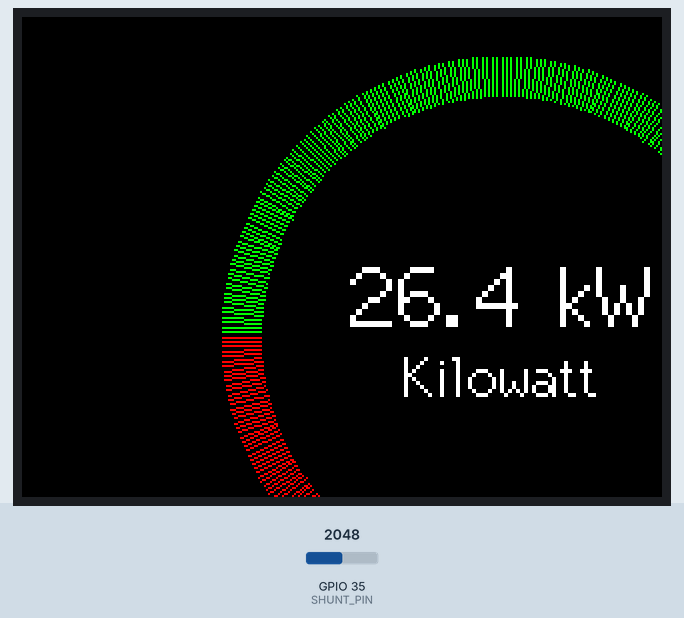
A sketch run on a simulated ESP32. On the bench: 320×240 colour display. The inputs (shaded band) are chosen by the test bench; at power-on: GPIO 35 (SHUNT_PIN) = 2048.

Above: at 1.4 s.
1.5 s: GPIO 35 (SHUNT_PIN) set to 85
At 2.8 s:
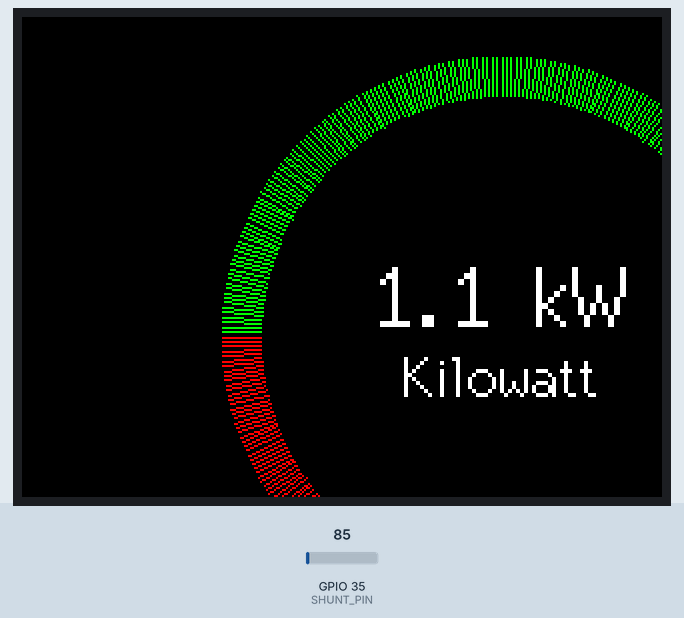
4.5 s: GPIO 35 (SHUNT_PIN) set to 70
At 5.8 s:
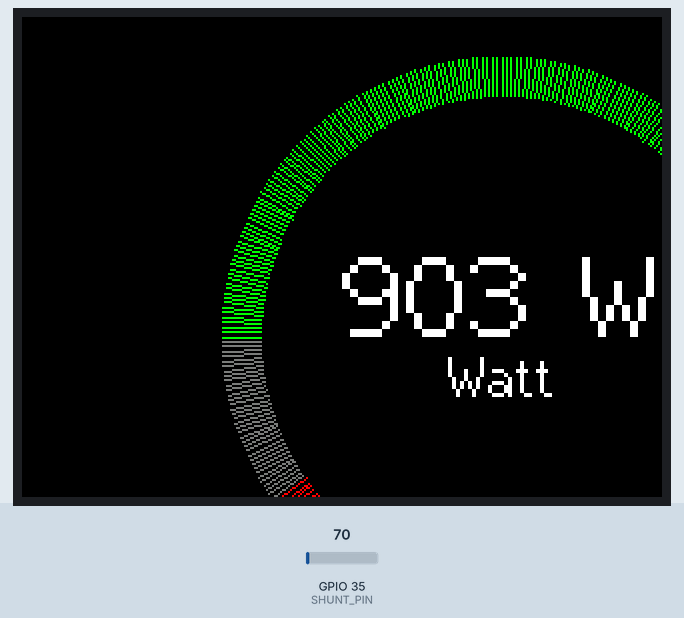
6.1 s: GPIO 35 (SHUNT_PIN) set to 0
At 7.5 s:
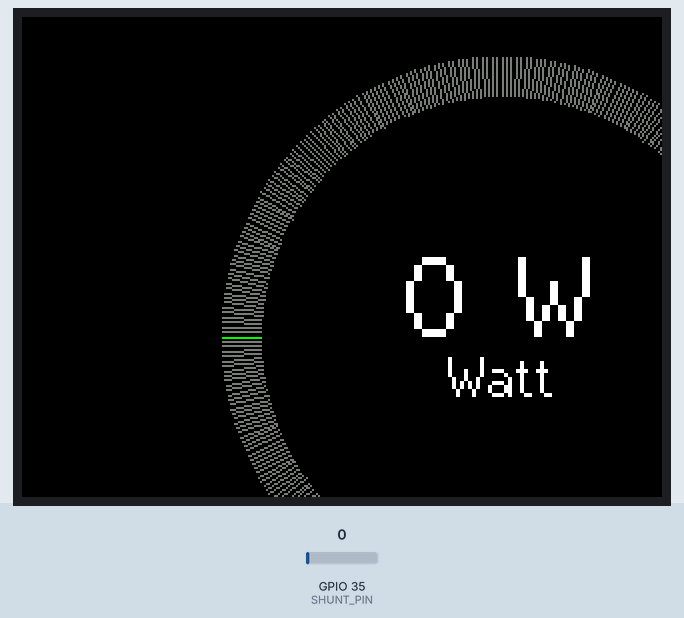
Timing chart, 0 to 9.1 s (numbered marks = the images above; inputs shaded):
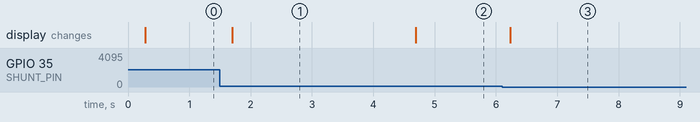

Measured:
- the behaviour switches between 78 and 77 on GPIO 35 (SHUNT_PIN) (found by bisection; images 1 and 2)
- after the input at 1.5 s, the display: changes after 0.20 s (image 1)
- after the input at 4.5 s, the display: changes after 0.19 s (image 2)
- after the input at 6.1 s, the display: changes after 0.14 s (image 3)

The sketch:

wattmon.ino
```cpp
#include <TFT_eSPI.h>
#include <math.h>

TFT_eSPI tft = TFT_eSPI();

const int SHUNT_PIN = 35;    // ADC pin for shunt
const float SHUNT_RESISTANCE = 0.00075; // Shunt resistance in ohms
const float ADC_MAX_VOLTAGE = 3.3;     // Max voltage for ESP32 ADC
const int ADC_RESOLUTION = 4095;       // ESP32 ADC resolution

const float HARD_CODED_VOLTAGE = 12.0; // Hardcoded DC voltage
const float MAX_POWER = 1000.0;        // Maximum power for gauge scaling

float current = 0.0;
float power = 0.0;

void setup() {
  tft.begin();
  tft.setRotation(1); // Landscape mode
  tft.fillScreen(TFT_BLACK);

  // Load a smoother font (if supported)
  tft.setTextFont(2);  // Set a smoother, built-in font like FreeSerif12 or FreeMonoBold9
  tft.setTextColor(TFT_WHITE, TFT_BLACK); // White text on black background
  tft.setTextDatum(MC_DATUM); // Center alignment for text
}

void drawSmoothGauge(float value, float maxValue) {
  // Gauge parameters
  int centerX = 240; // Center of screen (x)
  int centerY = 160; // Center of screen (y)
  int radius = 140;  // Radius of the gauge (smaller for smoother)
  int thickness = 20; // Thickness of the gauge arc
  int startAngle = -180; // Start angle of arc
  int endAngle = 180;    // End angle of arc

  // Draw the background arc (gray with smoother color)
  for (int angle = startAngle; angle <= endAngle; angle++) {
    float xStart = centerX + (radius - thickness) * cos(radians(angle));
    float yStart = centerY + (radius - thickness) * sin(radians(angle));
    float xEnd = centerX + radius * cos(radians(angle));
    float yEnd = centerY + radius * sin(radians(angle));
    tft.drawLine(xStart, yStart, xEnd, yEnd, TFT_DARKGREY);
  }

  // Draw the value arc (gradient from green → yellow → red)
  float normalizedValue = constrain(value / maxValue, 0.0, 1.0);
  for (int angle = startAngle; angle <= startAngle + normalizedValue * (endAngle - startAngle); angle++) {
    uint16_t color;
    if (angle < startAngle + (endAngle - startAngle) * 0.5) {
      color = tft.color565(0, 255, 0); // Green
    } else if (angle < startAngle + (endAngle - startAngle) * 0.75) {
      color = tft.color565(255, 255, 0); // Yellow
    } else {
      color = tft.color565(255, 0, 0); // Red
    }

    float xStart = centerX + (radius - thickness) * cos(radians(angle));
    float yStart = centerY + (radius - thickness) * sin(radians(angle));
    float xEnd = centerX + radius * cos(radians(angle));
    float yEnd = centerY + radius * sin(radians(angle));
    tft.drawLine(xStart, yStart, xEnd, yEnd, color);
  }

  // Clear the center of the gauge
  tft.fillCircle(centerX, centerY, radius - thickness, TFT_BLACK);

  // Display the power value in the center with smoother font
  tft.setTextColor(TFT_WHITE, TFT_BLACK);
  tft.setTextDatum(MC_DATUM); // Center alignment

  // Adjust text size for better clarity
  if (value >= 1000.0) {
    tft.setTextSize(3);
    tft.drawString(String(value / 1000.0, 1) + " kW", centerX, centerY - 20); // Display in kW (1 decimal place)
    tft.setTextSize(2);
    tft.drawString("Kilowatt", centerX, centerY + 20); // Display "Kilowatt" text
  } else {
    tft.setTextSize(4); // Slightly larger font
    tft.drawString(String(value, 0) + " W", centerX, centerY - 20); // Display in W (rounded to 0 decimal)
    tft.setTextSize(2);
    tft.drawString("Watt", centerX, centerY + 20); // Display "Watt" text
  }
}

void loop() {
  // Read current from shunt
  int shuntRaw = analogRead(SHUNT_PIN);

  // Convert ADC reading to current
  float shuntVoltage = (shuntRaw / float(ADC_RESOLUTION)) * ADC_MAX_VOLTAGE; // Voltage across shunt
  current = shuntVoltage / SHUNT_RESISTANCE; // Calculate current

  // Calculate power
  power = HARD_CODED_VOLTAGE * current;

  // Draw the gauge
  drawSmoothGauge(power, MAX_POWER);

  delay(100); // Small delay for refresh
}
```
